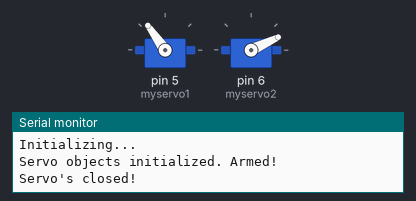
This sketch was run on a simulated Arduino Uno, built with avr-gcc and run on an emulated ATmega328P. On the bench: 2 × servo, the last lines printed to the serial monitor.

Above: at 0.1 s.
At 1.1 s:
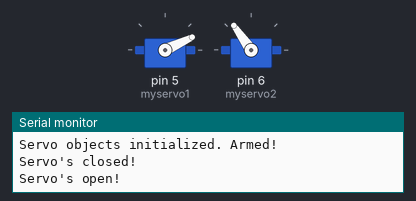
Timing chart, 0 to 5.5 s (numbered marks = the images above):
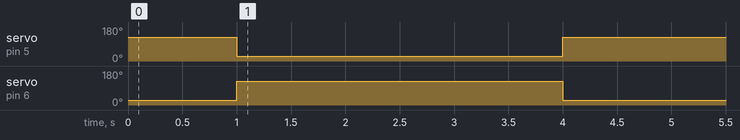

The sketch:

Trap1.ino
```cpp
#include <Servo.h>          //include the servo library

//"Left" Servo
int servo1Position;         //the servo will move to this position
Servo myservo1;              //create a servo object

//"Right" Servo
int servo2Position;         //the servo will move to this position
Servo myservo2;              //create a servo object


void setup() {
  Serial.begin(115200);
  Serial.println("Initializing...");

  myservo1.attach(5);        //tell the servo object that its servo is plugged into pin 5
  myservo2.attach(6);        //tell the servo object that its servo is plugged into pin 6

  Serial.println("Servo objects initialized. Armed!");

  servo1Position = 125;
  myservo1.write(servo1Position);

  servo2Position = 25;
  myservo2.write(servo2Position);

  Serial.println("Servo's closed!");
  delay(1000);


  servo1Position = 25;
  myservo1.write(servo1Position);

  servo2Position = 125;
  myservo2.write(servo2Position);


  Serial.println("Servo's open!");
  delay(3000);


  servo1Position = 125;
  myservo1.write(servo1Position);

  servo2Position = 25;
  myservo2.write(servo2Position);

  Serial.println("Servo's closed!");
  delay(3000);

}

void loop() {
  //Note: its best to avoid driving the little SIK servos all the
  //way to 0 or 180 degrees it can cause the motor to jitter, which is bad for the servo.

  //1.) Quickly Servo positions to "open position"
  //2.) Slowly sweep Servoss to "close position"
  //3.) Closed Servo position


}
```
